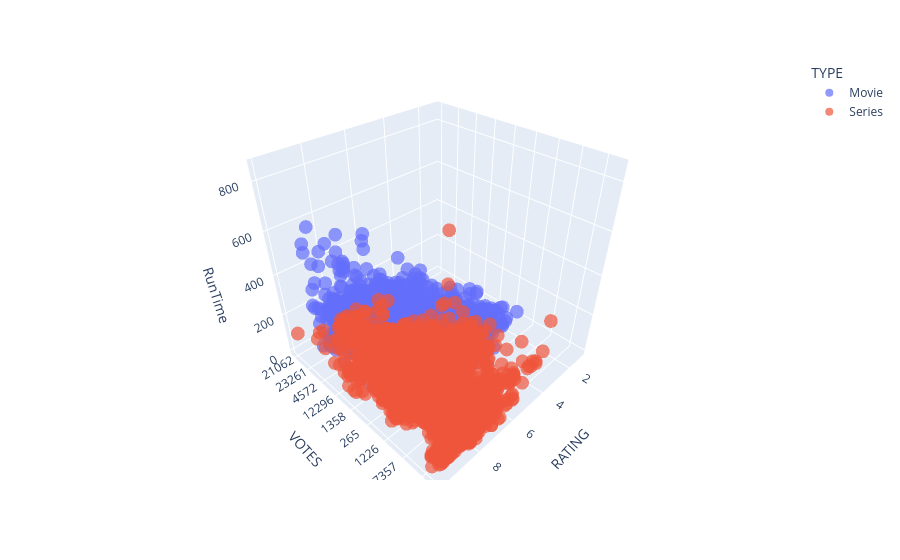

Notebook code for this chart:
### Code cell
fig = px.scatter_3d(df, x="RATING", y="VOTES", z="RunTime", color="TYPE", opacity=0.7)
fig.show()

### Figure 1 — Plotly figure (JSON) as saved in the notebook; plotly's stock layout.template omitted (floating-point values rounded to 4 significant figures; data arrays with more than 128 entries replaced by an {"elided": "..."} marker saying what was removed)
{"data": [{"hovertemplate": "TYPE=Movie<br>RATING=%{x}<br>VOTES=%{y}<br>RunTime=%{z}<extra></extra>", "legendgroup": "Movie", "marker": {"color": "#636efa", "opacity": 0.7, "symbol": "circle"}, "mode": "markers", "name": "Movie", "scene": "scene", "showlegend": true, "type": "scatter3d", "x": {"elided": "4364 float values"}, "y": {"elided": "4364 str values"}, "z": {"elided": "4364 float values"}}, {"hovertemplate": "TYPE=Series<br>RATING=%{x}<br>VOTES=%{y}<br>RunTime=%{z}<extra></extra>", "legendgroup": "Series", "marker": {"color": "#EF553B", "opacity": 0.7, "symbol": "circle"}, "mode": "markers", "name": "Series", "scene": "scene", "showlegend": true, "type": "scatter3d", "x": {"elided": "3804 float values"}, "y": {"elided": "3804 str values"}, "z": {"elided": "3804 float values"}}], "layout": {"legend": {"title": {"text": "TYPE"}, "tracegroupgap": 0}, "margin": {"t": 60}, "scene": {"domain": {"x": [0, 1], "y": [0, 1]}, "xaxis": {"title": {"text": "RATING"}}, "yaxis": {"title": {"text": "VOTES"}}, "zaxis": {"title": {"text": "RunTime"}}}}}
